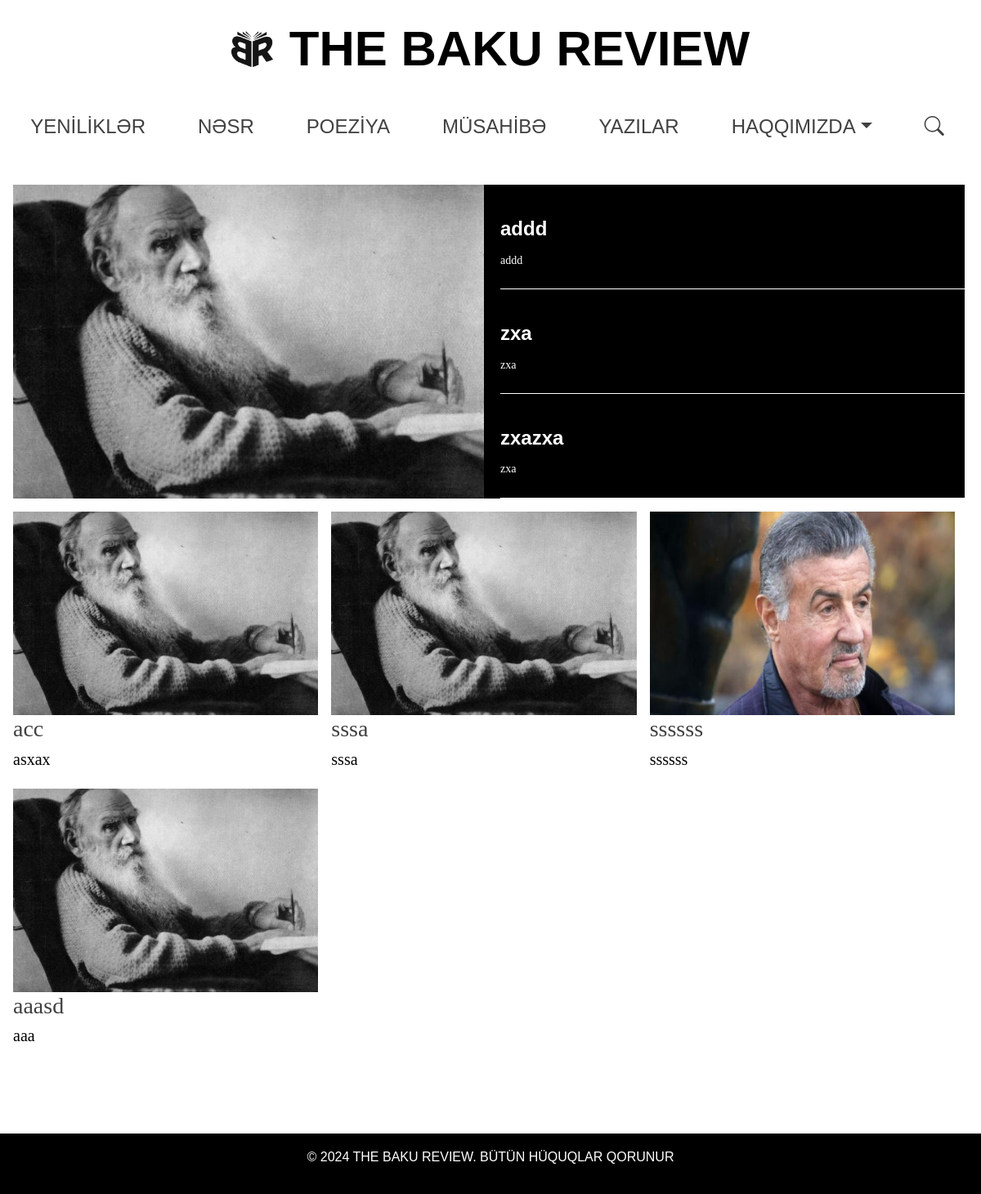
The page / on the database its author committed.
### core/models.py (models this page shows, shortened)
class Home(models.Model):
    title = models.CharField(max_length=200)
    thumbnail = models.ImageField(upload_to=get_image_upload_thumbnail)
    author = models.CharField(max_length=100)
    is_active = models.BooleanField(default=True)
    created_at = models.DateTimeField(auto_now_add=True)
    source_model = models.CharField(max_length=50)
    class Meta:
        verbose_name = "Manşet"
        verbose_name_plural = "Manşet"

### core/views.py (the view)
# urls.py: path("", views.home, name="home"),
def home(request):
    home_articles = (
        Home.objects.filter(is_active=True)
        .only("title", "author", "thumbnail", "created_at")
        .order_by("-created_at")[:20]
    )
    top_5_articles = home_articles[:5]
    remaining_articles = home_articles[5:]
    context = {
        "top_5_articles": top_5_articles,
        "remaining_articles": remaining_articles,
    }
    return render(request, "home.html", context)

### templates/home.html (shortened to what this page needs)
{% extends 'base.html' %}
{% load static %}
{% block content %}
<div class="container mt-0 top-articles-height">
    <div class="row home align-items-stretch aspect-ratio-16-9">
        <div class="col-md-6">
            <div class="image-preview d-none d-md-block">
                {% if top_5_articles %}
                    <img id="articleImage" class="img-fluid" data-src="{{ top_5_articles.0.thumbnail.url }}" alt="{{ top_5_articles.0.title }}">
                {% else %}
                    <img id="articleImage" class="img-fluid" data-src="{% static 'images/default.png' %}" alt="Default Image">
                {% endif %}
            </div>
        </div>
        <div class="col-md-4 article-list-web d-none d-md-block">
            <ul class="list-group list-group-flush">
                {% for article in top_5_articles %}
                    <li class="list-group-item" data-image="{{ article.thumbnail.url }}" style="cursor: pointer;margin-left: 10px;" onclick="location.href='{{ article.source_model }}'">
                        <strong>{{ article.title }}</strong>
                        <p class="author-name">{{ article.author }}</p>
                    </li>
                {% endfor %}
            </ul>
        </div>
    </div>
</div>
<main class="container mt-3">
    <section class="articles-grid">
        {% for article in remaining_articles %}
            <div class="article-card">
                <a href="{{ article.source_model }}" class="text-decoration-none">
                    <div class="article-image-wrapper">
                        <img data-src="{{ article.thumbnail.url }}" alt="Makale Fotoğrafı" class="img-fluid lazyload">
                    </div>
                    <h3 class="article-title">{{ article.title }}</h3>
                    <h5 class="author-name" style="color: black;">{{ article.author }}</h5>
                </a>
            </div>
        {% endfor %}
    </section>
</main>
{% endblock %}

### static/css/styles.css (style rules this page uses)
* { margin: 0; padding: 0; box-sizing: border-box; }
body { font-family: Arial, sans-serif; line-height: 1.6; display: flex; flex-direction: column; min-height: 100vh; margin: 0; }
.container { width: 100%; max-width: none; padding-left: 0.5rem; padding-right: 1rem; }
main { flex: 1; margin-bottom: 50px; }
.image-preview { width: 100%; height: auto; display: flex; align-items: center; justify-content: center; background-color: #f8f9fa; aspect-ratio: 3 / 2; overflow: hidden; }
.article-list-web { background-color: #000; color: white; flex-grow: 1; display: flex; flex-direction: column; justify-content: space-between; aspect-ratio: 3 / 1; overflow: hidden; padding: 10px; }
.container .row>* { padding-right: 0; }
.articles-grid { display: grid; grid-template-columns: repeat(3, 1fr); gap: 1rem; }
.article-card { background: #fff; overflow: hidden; text-align: center; width: 100%; height: auto; transition: none; }
.article-image-wrapper { width: 100%; height: auto; overflow: hidden; aspect-ratio: 3 / 2; }
.article-card .author-name, .article-card .article-title { transition: none; }
.author-name { margin: 0.5rem 0; font-family: "heldane", Georgia, Cambria, "Times New Roman", Times, serif; text-align: left; }
.article-title { margin: 0; color: rgb(65, 65, 65); transition: color 0.3s; font-family: "heldane", Georgia, Cambria, "Times New Roman", Times, serif; text-align: left; }
.list-group-item { margin: 10px 0; color: #fff; border: none; border-bottom: 1px solid white; background-color: transparent; padding: 15px 0; cursor: pointer; height: auto; transition: none; }
.list-group-item .author-name { font-size: 0.875em; }
.list-group-item strong { font-size: 1.5em; }
#articleImage { width: 100%; height: 100%; object-fit: cover; }
.article-card img { width: 100%; height: 100%; object-fit: cover; }
.mt-3 { margin-top: 1rem !important; }

### rows shown on the page
Home: thumbnail (picture), title "addd", author "addd"
Home: title "zxa", author "zxa"
Home: title "zxazxa", author "zxa"
Home: thumbnail (picture), title "acc", author "asxax"
Home: thumbnail (picture), title "sssa", author "sssa"
Home: thumbnail (picture), title "ssssss", author "ssssss"
Home: thumbnail (picture), title "aaasd", author "aaa"
